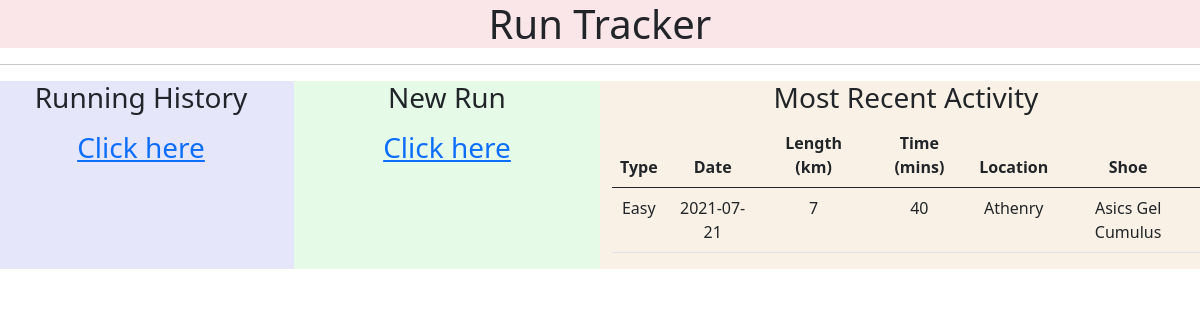
The page / on the database its author committed.
### Model/Run.py (models this page shows, shortened)
class Run(db.Model):
    __tablename__ = 'runs'
    id = db.Column('run_id', db.Integer, primary_key = True)
    length = db.Column(db.String(50))
    location = db.Column(db.Integer, ForeignKey('runlocation.runlocation_id'))
    time = db.Column(db.String(10))
    shoe = db.Column(db.Integer, ForeignKey('shoes.shoe_id'))
    date = db.Column(db.String(10))
    typeofrun = db.Column(db.Integer, ForeignKey('runtype.runtype_id'))
    related_type_of_run = relationship('Runtype', backref='Run',lazy="joined")
    related_location_of_run = relationship('Runlocation', backref='Run',lazy="joined")
    related_shoe_of_run = relationship('Shoe', backref='Run',lazy="joined")

### Model/Runtype.py (models this page shows, shortened)
class Runtype(db.Model):
    __tablename__ = 'runtype'
    id = db.Column('runtype_id', db.Integer, primary_key = True)
    description = db.Column(db.String(100))

### Model/Runlocation.py (models this page shows, shortened)
class Runlocation(db.Model):
    __tablename__ = 'runlocation'
    id = db.Column('runlocation_id', db.Integer, primary_key = True)
    description = db.Column(db.String(100))

### Model/Shoe.py (models this page shows, shortened)
class Shoe(db.Model):
    __tablename__ = 'shoes'
    id = db.Column('shoe_id', db.Integer, primary_key = True)
    description = db.Column(db.String(100))

### Controllers/RunController.py (the view)
@options_run.route("/")
def run_options():
    runs = Run.query.order_by(desc(Run.date)).limit(1)
    return render_template('run_options.html',recent = runs)

### Templates/run_options.html (shortened to what this page needs)
<!DOCTYPE html>
<html lang = "en">
   <head>
      <link href="https://cdn.jsdelivr.net/npm/bootstrap@5.0.2/dist/css/bootstrap.min.css" rel="stylesheet"></head>
   <body>
      <div class="col-sm-12 text-center" style="background-color:rgb(250, 230, 232);">
         <h1> Run Tracker</h1>
         </div>
      <hr/>
<div class="row">
<div class="col-sm-3 text-center" style="background-color:lavender;">
   <h3> Running History <p></p> <a href = "{{ url_for('data_run.run_data') }}"> Click here
      </a></h3>
   </div>
<div class="col-sm-3 text-center" style="background-color:rgb(230, 250, 232);">
      <h3>New Run <p></p><a href = "{{ url_for('new_run.run_new') }}"> Click here
         </a></h3>
      </div>
<div class="col-sm-6 text-center" style="background-color:rgb(250, 241, 230);">
   <h3>Most Recent Activity</h3>
         <table class="table table-hover">
         <thead>
             <tr>
                 <th>Type</th>
                 <th>Date</th>
                 <th>Length (km)</th>
                 <th>Time (mins)</th>
                 <th>Location </th>
                 <th>Shoe </th>
             </tr>
         </thead>
         <tbody class="text-center">
         {% for row in recent| batch(1) %}
            {% include "run_recent.html" %}
        {% endfor %}
         </tbody>
         </table>
</div>
</div>
</html>

### Templates/run_recent.html
<tr>
    <td>{{ row[0].related_type_of_run.description}}</td>
    <td>{{ row[0].date }}</td>
    <td>{{ row[0].length }}</td>
    <td>{{ row[0].time }}</td>
    <td>{{ row[0].related_location_of_run.description}}</td>
    <td>{{ row[0].related_shoe_of_run.description}}</td>
</tr>

### rows shown on the page
Run: description "Easy", date "2021-07-21", length "7", time "40", description "Athenry", description "Asics Gel Cumulus"
